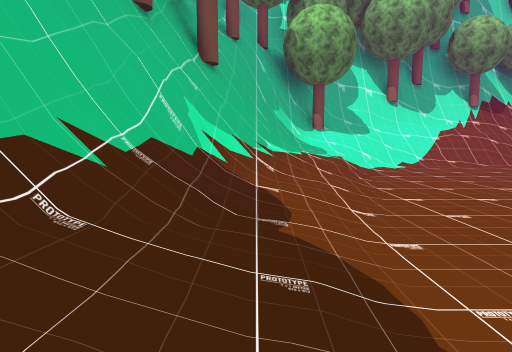
View 1 (above)

20 first-person views from a walk through a scene from a Unity 3-D project. The camera is 1.2 m above the floor, tilts 6° down and sees 75° across. The floor is counted in squares, 2 m on a side. Each view is taken from the middle of a square. On the plan, view 1 faces up. The plan holds only what a view shows up to about 10 squares ahead; the rest is blank. The place goes on beyond the plan. Some trees and plants on the terrain are drawn as simple stand-ins. The player is left out.

View 2
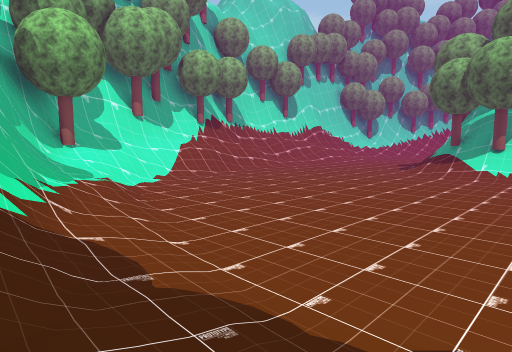

View 3
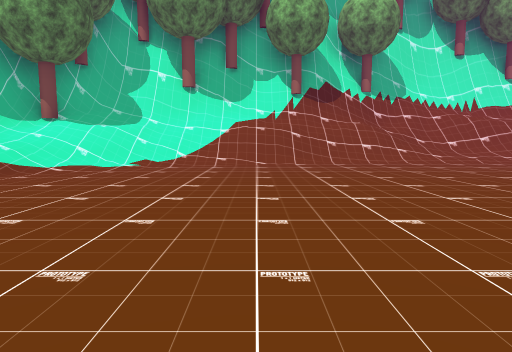

View 4
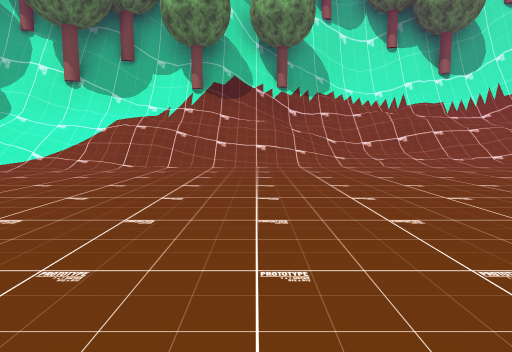

View 5
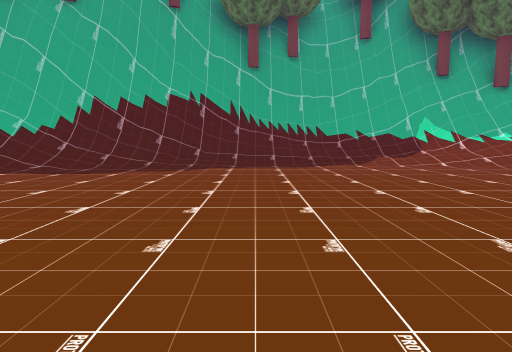

View 6
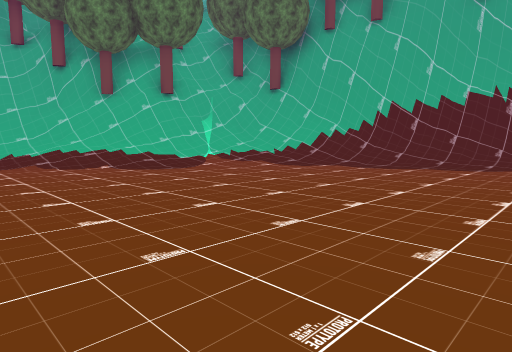

View 7
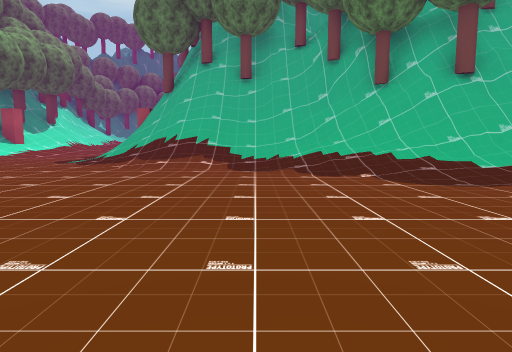

View 8
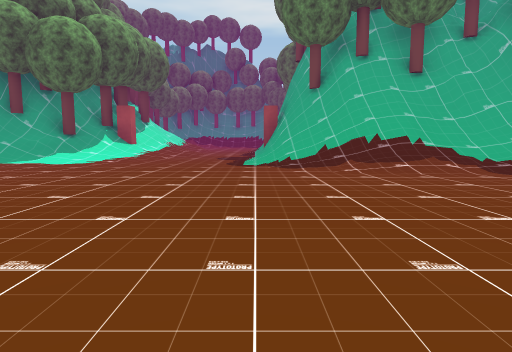

View 9
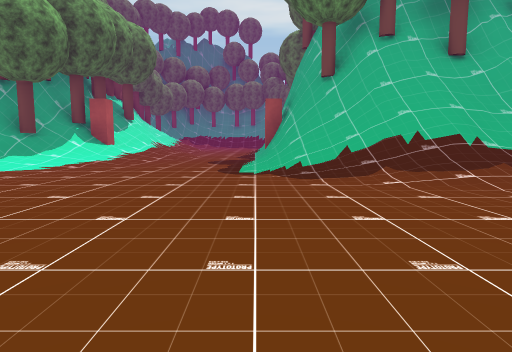

View 10
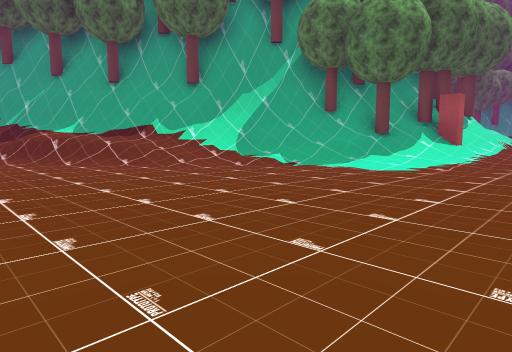

View 11
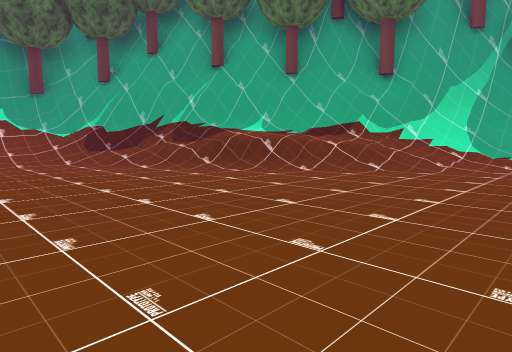

View 12
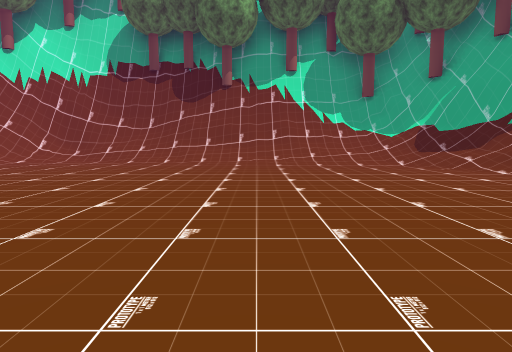

View 13
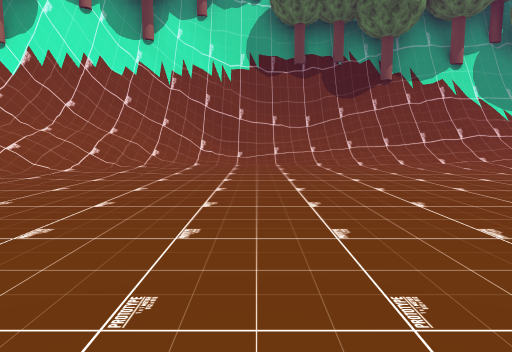

View 14
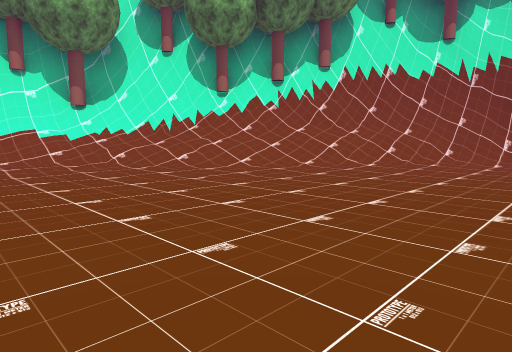

View 15
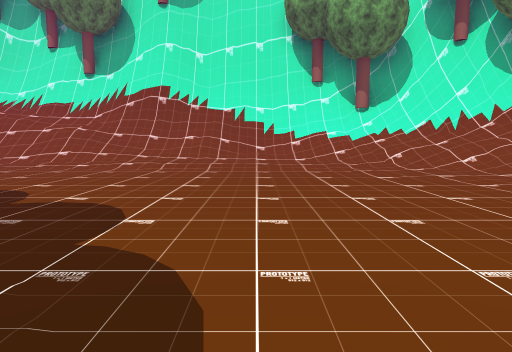

View 16
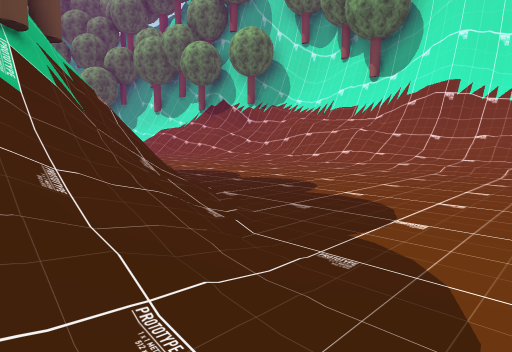

View 17
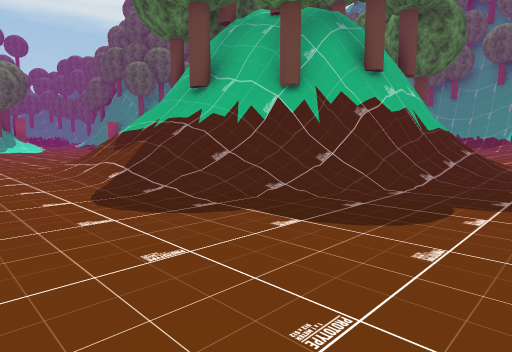

View 18
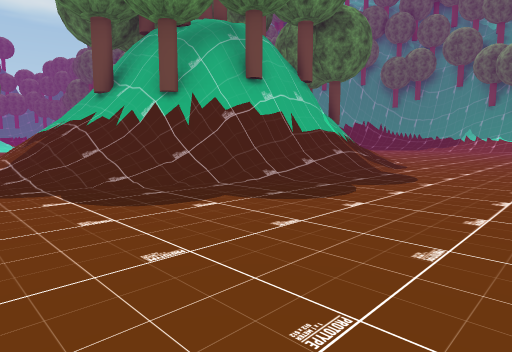

View 19
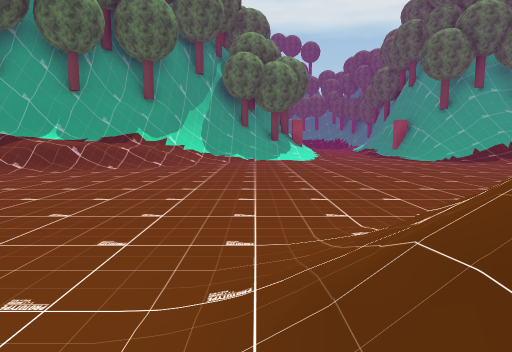

View 20
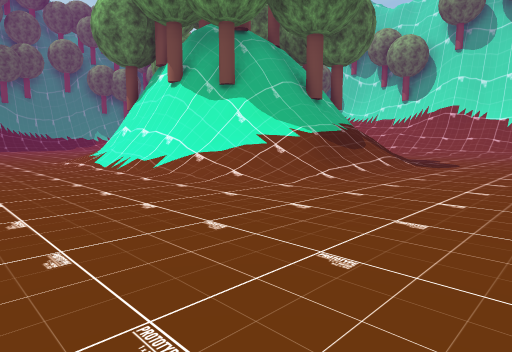

### Floor plan
Key: @ floor where view 1 was taken; # wall or solid block; . main floor; : floor 0.25 m higher than the main floor; / step, stairs or slope; = window, fence, low wall or low ledge; O other object.
Columns run from 2 left of view 1 to 33 right of it. Each row starts with its distance up from view 1.
 13        ######///////##########
 12     ####////////////////////##
 11    ##////////////////////:///###
 10    #O////...........::///::////##
  9   ##///...................::////##
  8   #///.....................::///###
  7   #//........................::///#
  6  ##//...........:///..........:://##
  5  ##/..........:///###//........::/##
  4  #//.......... O/####O//........../#
  3 ##//.........   =#  ##//........../#
  2 ##/..........       ##//........../#
  1  //..........       ##//.........//#
  0  /@........         ##//.........//#
 -1  //..........    ####=//.........//#
 -2  #/:.........  .///////........../##
 -3  ##/.........  ..:::............:/=#
 -4  ##/.........   ................://#
 -5   #//......... .................://#
 -6   ##//.........................///##
 -7   ##///:.....................////##
 -8     /////...................// ###
 -9       /////................/#=##
-10      ###////./...........///###
-11       #=#///////.........//###
-12        ###//////:.......//##
-13         ##=//////....::/###
-14          ######//...////##
-15           ######/...//O##
-16               ##:..//OO#

Where each view was taken, in squares from view 1:
view 1: 0 up, 0 right, facing up
view 2: 0 up, 1 left, facing up-right
view 3: 2 up, 7 right, facing up
view 4: 3 up, 10 right, facing up
view 5: 1 down, 9 right, facing left
view 6: 1 down, 10 right, facing down-left
view 7: 3 down, 9 right, facing down
view 8: 4 down, 14 right, facing down
view 9: 6 down, 14 right, facing down
view 10: 6 down, 16 right, facing down-right
view 11: 3 down, 21 right, facing down-right
view 12: 2 down, 22 right, facing right
view 13: 3 up, 23 right, facing right
view 14: 3 up, 22 right, facing up-right
view 15: 3 up, 22 right, facing up
view 16: 3 up, 22 right, facing up-left
view 17: 7 up, 23 right, facing down-left
view 18: 9 up, 22 right, facing down-left
view 19: 1 up, 21 right, facing down
view 20: 5 down, 24 right, facing up-left
